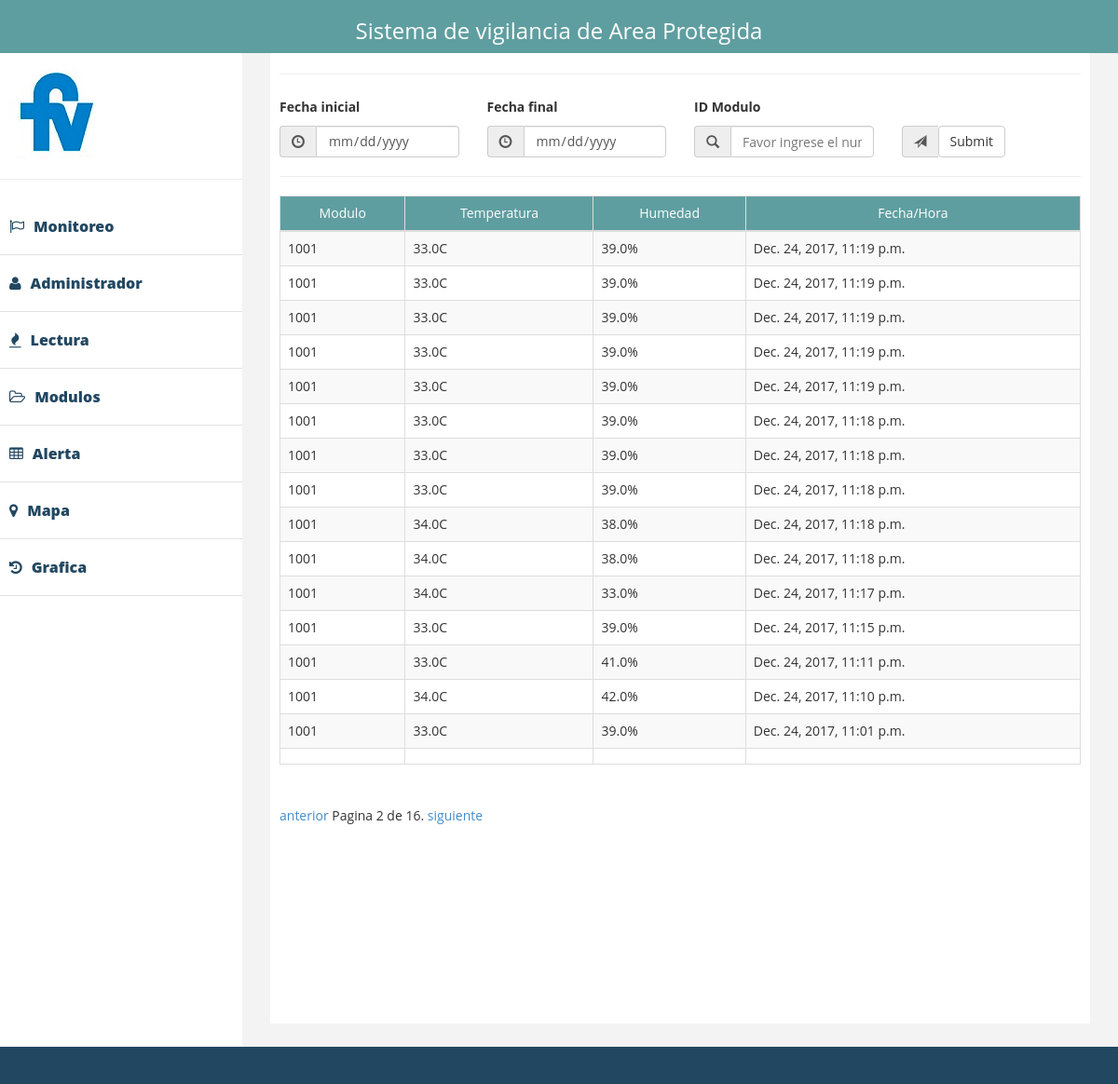
/interface/lectura/?page=2, run on the app's committed database.
### interface/models.py (models this page shows)
class LecturaTempHume(models.Model):
    temperatura     = models.FloatField(blank=True, null=True)
    humedad         = models.FloatField(blank=True, null=True)
    tiempo       = models.DateTimeField(auto_now=True, )
    modulo = models.CharField(max_length=8)

### interface/views.py (the view)
def lectura(request):
    context = querrys(request, LecturaTempHume)
    return render(request, 'lecture.html', context)

### templates/lecture.html (shortened to what this page needs)
{% extends 'index.html' %}
{% block table %}
    <thead id="head-th">
    <hr/>
    <tr>
        <td>Modulo</td>
        <td>Temperatura</td>
        <td>Humedad</td>
        <td>Fecha/Hora</td>
    </tr>
    </thead>
    <tbody>
    {% for ob in Object_list %}
        <tr>
            <td>{{ ob.modulo }} </td>
            <td>{{ ob.temperatura }}C</td>
            <td>{{ ob.humedad }}%</td>
            <td>{{ ob.tiempo }}</td>
        </tr>
    {% endfor %}
            <td>{{ ob.modulo }}</td>
            <td>{{ ob.temperatura }}</td>
            <td>{{ ob.humedad }}</td>
            <td>{{ ob.tiempo }}</td>
    </tbody>
{% endblock %}

### static/assets/css/custom.css (style rules this page uses)
body { font-family: 'Open Sans', sans-serif; line-height:30px; }

### static/css/styles.css (style rules this page uses)
#head-th { background-color: cadetblue; color: white; text-align: center; }
html, body { height: 100%; margin: 0; padding: 0; }

### data on the page
LecturaTempHume: modulo "1001", temperatura "33.0", humedad "39.0", tiempo "Dec. 24, 2017, 11:19 p.m."
LecturaTempHume: modulo "1001", temperatura "33.0", humedad "39.0", tiempo "Dec. 24, 2017, 11:19 p.m."
LecturaTempHume: modulo "1001", temperatura "33.0", humedad "39.0", tiempo "Dec. 24, 2017, 11:19 p.m."
LecturaTempHume: modulo "1001", temperatura "33.0", humedad "39.0", tiempo "Dec. 24, 2017, 11:19 p.m."
LecturaTempHume: modulo "1001", temperatura "33.0", humedad "39.0", tiempo "Dec. 24, 2017, 11:19 p.m."
LecturaTempHume: modulo "1001", temperatura "33.0", humedad "39.0", tiempo "Dec. 24, 2017, 11:18 p.m."
LecturaTempHume: modulo "1001", temperatura "33.0", humedad "39.0", tiempo "Dec. 24, 2017, 11:18 p.m."
LecturaTempHume: modulo "1001", temperatura "33.0", humedad "39.0", tiempo "Dec. 24, 2017, 11:18 p.m."
LecturaTempHume: modulo "1001", temperatura "34.0", humedad "38.0", tiempo "Dec. 24, 2017, 11:18 p.m."
LecturaTempHume: modulo "1001", temperatura "34.0", humedad "38.0", tiempo "Dec. 24, 2017, 11:18 p.m."
LecturaTempHume: modulo "1001", temperatura "34.0", humedad "33.0", tiempo "Dec. 24, 2017, 11:17 p.m."
LecturaTempHume: modulo "1001", temperatura "33.0", humedad "39.0", tiempo "Dec. 24, 2017, 11:15 p.m."
LecturaTempHume: modulo "1001", temperatura "33.0", humedad "41.0", tiempo "Dec. 24, 2017, 11:11 p.m."
LecturaTempHume: modulo "1001", temperatura "34.0", humedad "42.0", tiempo "Dec. 24, 2017, 11:10 p.m."
LecturaTempHume: modulo "1001", temperatura "33.0", humedad "39.0", tiempo "Dec. 24, 2017, 11:01 p.m."

### other printed values
{{ Object_list.number }} "2"
{{ Object_list.paginator.num_pages }} "16"
